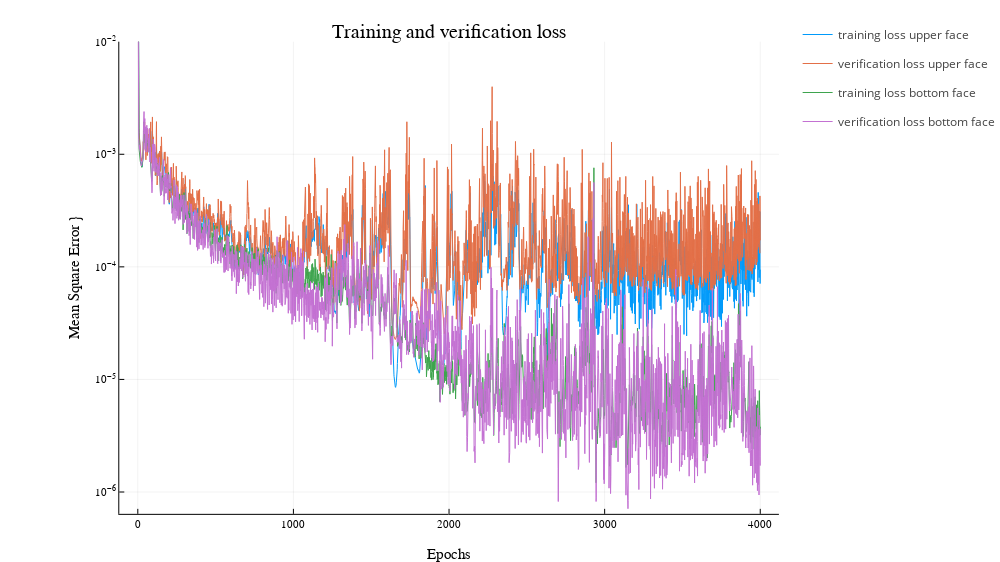
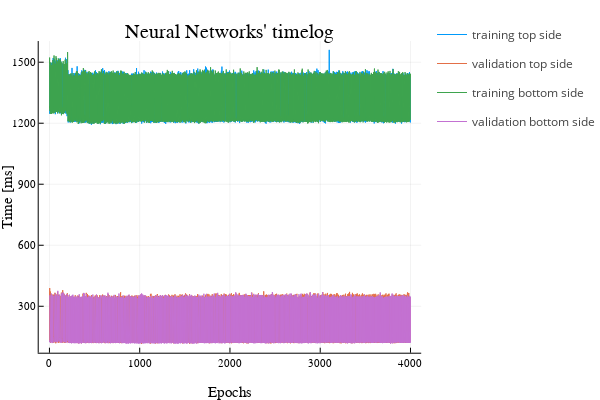

The notebook cell these images were saved under, in order:
### Code cell
plotly()
col = [RGB(i) for i in [0x00ab9f,0x7409b7,0xd2cf00,0xff6f00] ] # mah precious colors

plot(acc_up,label="training loss upper face")
plot!(vld_up,label="verification loss upper face")
plot!(acc_down,label="training loss bottom face")
plot!(vld_down,label="verification loss bottom face")
plot!( yscale=:log10,
    minorgrid =true,
    minortick=true,
    xlabel= "Epochs",
    ylabel= "Mean Square Error }",
    title="Training and verification loss",
    legend= :topright,size=(1000,9/16*1000))
ylims!((0.9*minimum((minimum(acc_up),minimum(acc_down),minimum(vld_up),minimum(vld_down))),1e-2))
display(plot!())   



labels=["training top side","validation top side","training bottom side","validation bottom side"]
plot(title="Neural Networks' timelog",xlabel = "Epochs",ylabel="Time [ms]"
        ,minorticks = true,)
for i in 1:4
    plot!(time[2:end,i]*1000,label = labels[i])
end
display(plot!())

### Figure 1 — Plotly figure (JSON) as saved in the notebook; plotly's stock layout.template omitted (floating-point values rounded to 4 significant figures; data arrays with more than 128 entries replaced by an {"elided": "..."} marker saying what was removed)
{"data": [{"colorbar": {"title": ""}, "legendgroup": "training loss upper face", "line": {"color": "rgba(0, 154, 250, 1.000)", "dash": "solid", "shape": "linear", "width": 1}, "mode": "lines", "name": "training loss upper face", "showlegend": true, "type": "scatter", "x": {"elided": "4000 int values"}, "xaxis": "x", "y": {"elided": "4000 float values"}, "yaxis": "y", "zmax": null, "zmin": null}, {"colorbar": {"title": ""}, "legendgroup": "verification loss upper face", "line": {"color": "rgba(227, 111, 71, 1.000)", "dash": "solid", "shape": "linear", "width": 1}, "mode": "lines", "name": "verification loss upper face", "showlegend": true, "type": "scatter", "x": {"elided": "4000 int values"}, "xaxis": "x", "y": {"elided": "4000 float values"}, "yaxis": "y", "zmax": null, "zmin": null}, {"colorbar": {"title": ""}, "legendgroup": "training loss bottom face", "line": {"color": "rgba(62, 164, 78, 1.000)", "dash": "solid", "shape": "linear", "width": 1}, "mode": "lines", "name": "training loss bottom face", "showlegend": true, "type": "scatter", "x": {"elided": "4000 int values"}, "xaxis": "x", "y": {"elided": "4000 float values"}, "yaxis": "y", "zmax": null, "zmin": null}, {"colorbar": {"title": ""}, "legendgroup": "verification loss bottom face", "line": {"color": "rgba(195, 113, 210, 1.000)", "dash": "solid", "shape": "linear", "width": 1}, "mode": "lines", "name": "verification loss bottom face", "showlegend": true, "type": "scatter", "x": {"elided": "4000 int values"}, "xaxis": "x", "y": {"elided": "4000 float values"}, "yaxis": "y", "zmax": null, "zmin": null}], "layout": {"annotations": [{"font": {"color": "rgba(0, 0, 0, 1.000)", "family": "sans-serif", "size": 20}, "rotation": 0, "showarrow": false, "text": "Training and verification loss", "x": 0.5743, "xanchor": "center", "xref": "paper", "y": 1, "yanchor": "top", "yref": "paper"}], "height": 562.5, "legend_position": {"bgcolor": "rgba(255, 255, 255, 1.000)", "bordercolor": "rgba(0, 0, 0, 1.000)", "borderwidth": 1, "font": {"color": "rgba(0, 0, 0, 1.000)", "family": "sans-serif", "size": 11}, "title": {"font": {"color": "rgba(0, 0, 0, 1.000)", "family": "sans-serif", "size": 15}, "text": ""}, "tracegroupgap": 0, "traceorder": "normal", "x": 1, "xanchor": "right", "y": 1, "yanchor": "top"}, "margin": {"b": 20, "l": 0, "r": 0, "t": 20}, "paper_bgcolor": "rgba(255, 255, 255, 1.000)", "plot_bgcolor": "rgba(255, 255, 255, 1.000)", "showlegend": true, "width": 1000, "xaxis": {"anchor": "y", "domain": [0.1525, 0.9961], "gridcolor": "rgba(0, 0, 0, 0.100)", "gridwidth": 0.5, "linecolor": "rgba(0, 0, 0, 1.000)", "mirror": false, "range": [-119.0, 4120.0], "showgrid": true, "showline": true, "showticklabels": true, "tickangle": 0, "tickcolor": "rgb(0, 0, 0)", "tickfont": {"color": "rgba(0, 0, 0, 1.000)", "family": "sans-serif", "size": 11}, "tickmode": "array", "ticks": "inside", "ticktext": ["0", "1000", "2000", "3000", "4000"], "tickvals": [0, 1000, 2000, 3000, 4000], "title": "Epochs", "titlefont": {"color": "rgba(0, 0, 0, 1.000)", "family": "sans-serif", "size": 15}, "type": "-", "visible": true, "zeroline": false, "zerolinecolor": "rgba(0, 0, 0, 1.000)"}, "yaxis": {"anchor": "x", "domain": [0.05391, 0.9584], "gridcolor": "rgba(0, 0, 0, 0.100)", "gridwidth": 0.5, "linecolor": "rgba(0, 0, 0, 1.000)", "mirror": false, "range": [-6.194, -2], "showgrid": true, "showline": true, "showticklabels": true, "tickangle": 0, "tickcolor": "rgb(0, 0, 0)", "tickfont": {"color": "rgba(0, 0, 0, 1.000)", "family": "sans-serif", "size": 11}, "tickmode": "array", "ticks": "inside", "ticktext": ["10<sup>−6</sup>", "10<sup>−5</sup>", "10<sup>−4</sup>", "10<sup>−3</sup>", "10<sup>−2</sup>"], "tickvals": [1e-06, 1e-05, 0.0001, 0.001, 0.01], "title": "Mean Square Error }", "titlefont": {"color": "rgba(0, 0, 0, 1.000)", "family": "sans-serif", "size": 15}, "type": "log", "visible": true, "zeroline": false, "zerolinecolor": "rgba(0, 0, 0, 1.000)"}}}

### Figure 2 — Plotly figure (JSON) as saved in the notebook; plotly's stock layout.template omitted (floating-point values rounded to 4 significant figures; data arrays with more than 128 entries replaced by an {"elided": "..."} marker saying what was removed)
{"data": [{"colorbar": {"title": ""}, "legendgroup": "training top side", "line": {"color": "rgba(0, 154, 250, 1.000)", "dash": "solid", "shape": "linear", "width": 1}, "mode": "lines", "name": "training top side", "showlegend": true, "type": "scatter", "x": {"elided": "3999 int values"}, "xaxis": "x", "y": {"elided": "3999 float values"}, "yaxis": "y", "zmax": null, "zmin": null}, {"colorbar": {"title": ""}, "legendgroup": "validation top side", "line": {"color": "rgba(227, 111, 71, 1.000)", "dash": "solid", "shape": "linear", "width": 1}, "mode": "lines", "name": "validation top side", "showlegend": true, "type": "scatter", "x": {"elided": "3999 int values"}, "xaxis": "x", "y": {"elided": "3999 float values"}, "yaxis": "y", "zmax": null, "zmin": null}, {"colorbar": {"title": ""}, "legendgroup": "training bottom side", "line": {"color": "rgba(62, 164, 78, 1.000)", "dash": "solid", "shape": "linear", "width": 1}, "mode": "lines", "name": "training bottom side", "showlegend": true, "type": "scatter", "x": {"elided": "3999 int values"}, "xaxis": "x", "y": {"elided": "3999 float values"}, "yaxis": "y", "zmax": null, "zmin": null}, {"colorbar": {"title": ""}, "legendgroup": "validation bottom side", "line": {"color": "rgba(195, 113, 210, 1.000)", "dash": "solid", "shape": "linear", "width": 1}, "mode": "lines", "name": "validation bottom side", "showlegend": true, "type": "scatter", "x": {"elided": "3999 int values"}, "xaxis": "x", "y": {"elided": "3999 float values"}, "yaxis": "y", "zmax": null, "zmin": null}], "layout": {"annotations": [{"font": {"color": "rgba(0, 0, 0, 1.000)", "family": "sans-serif", "size": 20}, "rotation": 0, "showarrow": false, "text": "Neural Networks' timelog", "x": 0.5424, "xanchor": "center", "xref": "paper", "y": 1, "yanchor": "top", "yref": "paper"}], "height": 400, "legend_position": {"bgcolor": "rgba(255, 255, 255, 1.000)", "bordercolor": "rgba(0, 0, 0, 1.000)", "borderwidth": 1, "font": {"color": "rgba(0, 0, 0, 1.000)", "family": "sans-serif", "size": 11}, "title": {"font": {"color": "rgba(0, 0, 0, 1.000)", "family": "sans-serif", "size": 15}, "text": ""}, "tracegroupgap": 0, "traceorder": "normal", "x": 1, "xanchor": "auto", "y": 1, "yanchor": "auto"}, "margin": {"b": 20, "l": 0, "r": 0, "t": 20}, "paper_bgcolor": "rgba(255, 255, 255, 1.000)", "plot_bgcolor": "rgba(255, 255, 255, 1.000)", "showlegend": true, "width": 600, "xaxis": {"anchor": "y", "domain": [0.09128, 0.9934], "gridcolor": "rgba(0, 0, 0, 0.100)", "gridwidth": 0.5, "linecolor": "rgba(0, 0, 0, 1.000)", "mirror": false, "range": [-118.9, 4119.0], "showgrid": true, "showline": true, "showticklabels": true, "tickangle": 0, "tickcolor": "rgb(0, 0, 0)", "tickfont": {"color": "rgba(0, 0, 0, 1.000)", "family": "sans-serif", "size": 11}, "tickmode": "array", "ticks": "inside", "ticktext": ["0", "1000", "2000", "3000", "4000"], "tickvals": [0, 1000, 2000, 3000, 4000], "title": "Epochs", "titlefont": {"color": "rgba(0, 0, 0, 1.000)", "family": "sans-serif", "size": 15}, "type": "-", "visible": true, "zeroline": false, "zerolinecolor": "rgba(0, 0, 0, 1.000)"}, "yaxis": {"anchor": "x", "domain": [0.07581, 0.9415], "gridcolor": "rgba(0, 0, 0, 0.100)", "gridwidth": 0.5, "linecolor": "rgba(0, 0, 0, 1.000)", "mirror": false, "range": [71.72, 1604.0], "showgrid": true, "showline": true, "showticklabels": true, "tickangle": 0, "tickcolor": "rgb(0, 0, 0)", "tickfont": {"color": "rgba(0, 0, 0, 1.000)", "family": "sans-serif", "size": 11}, "tickmode": "array", "ticks": "inside", "ticktext": ["300", "600", "900", "1200", "1500"], "tickvals": [300, 600, 900, 1200, 1500], "title": "Time [ms]", "titlefont": {"color": "rgba(0, 0, 0, 1.000)", "family": "sans-serif", "size": 15}, "type": "-", "visible": true, "zeroline": false, "zerolinecolor": "rgba(0, 0, 0, 1.000)"}}}
